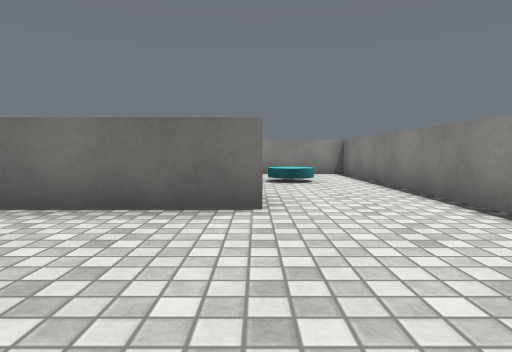
View 1 (above)

13 first-person views from a walk through a 3-D level made in the Unity game engine. The camera is 0.62 m above the floor, tilts 4° down and sees 75° across. The floor is counted in squares, 1 m on a side. Each view is taken from the middle of a square. On the plan, view 1 faces up. The plan holds only what a view shows up to about 10 squares ahead; the rest is blank. The place goes on beyond the plan. The player is left out. Surface patterns are stand-ins for the level's own textures.

View 2
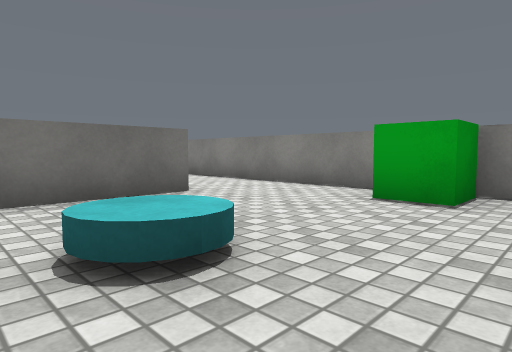

View 3
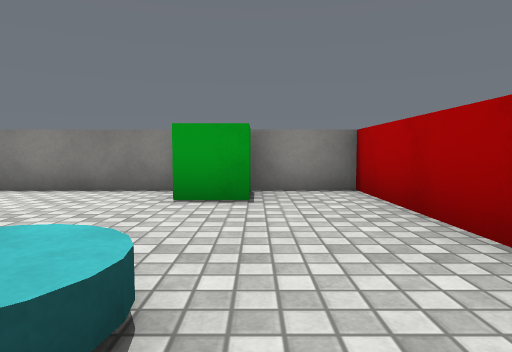

View 4
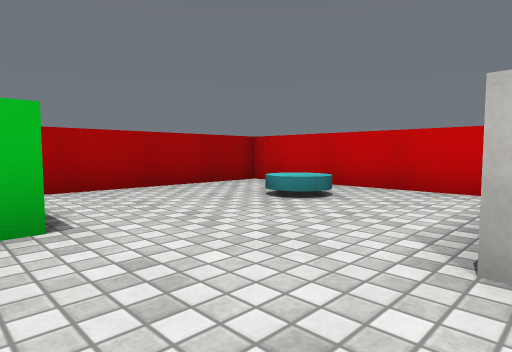

View 5
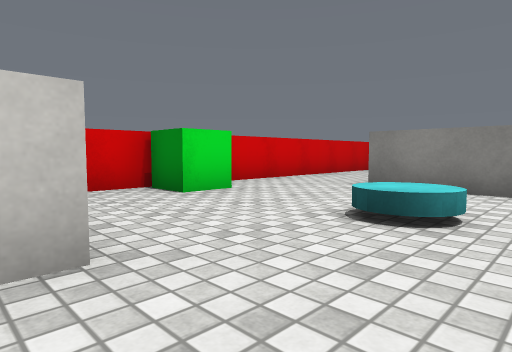

View 6
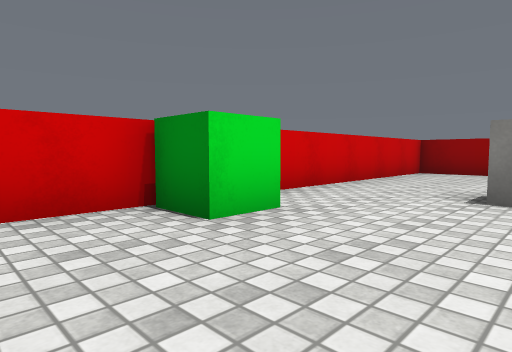

View 7
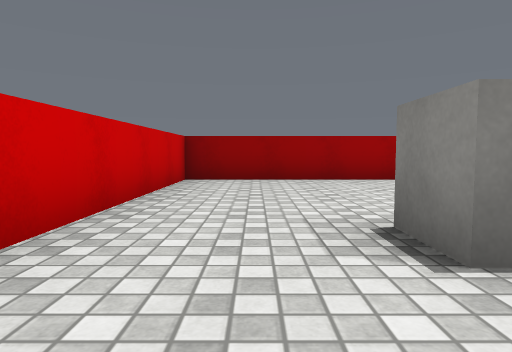

View 8
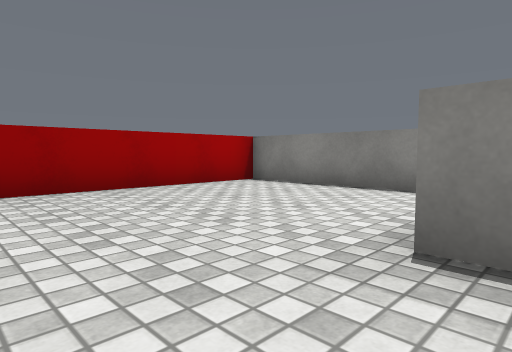

View 9
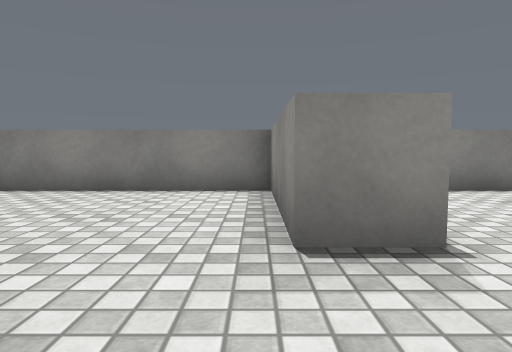

View 10
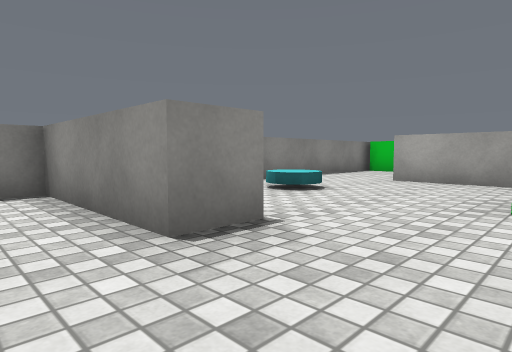

View 11
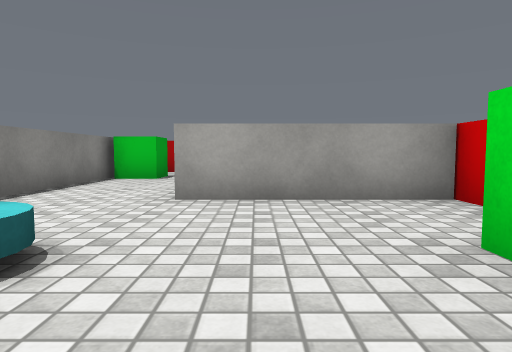

View 12
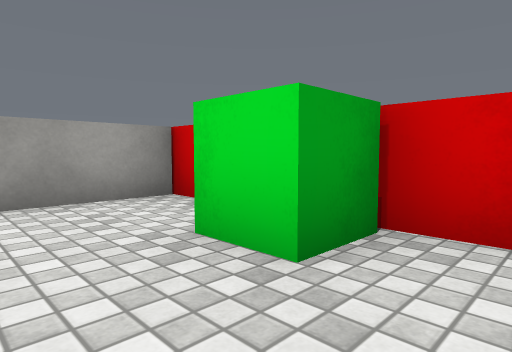

View 13
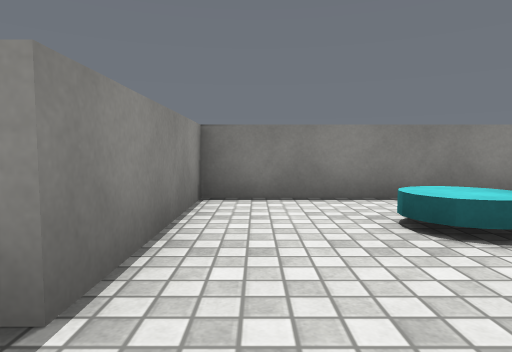

### Floor plan
Ten units are one square. View 1 is at (0, 0); x grows to the right and y downward. Boxes are objects, and circles mark ways between rooms. Rooms are numbered by the first view taken in them; rooms with no view inside come last. Other rooms are left out.
<svg viewBox="-41 -162 72 184">
<path fill="none" stroke="#000" d="M1 -46 1 -36 -29 -36M-36 -30 -36 17 26 17 26 -45M26 -45 26 -98 -8 -98 -8 -107 26 -107 26 -157 -36 -157 -36 -46 1 -46"/>
<rect x="-25" y="-15" width="10" height="10" fill="#bbb"><title>cyan disc</title></rect>
<rect x="15" y="-15" width="10" height="20" fill="#bbb"><title>green cube</title></rect>
<rect x="-35" y="-85" width="10" height="20" fill="#bbb"><title>green cube</title></rect>
<rect x="5" y="-75" width="10" height="10" fill="#bbb"><title>cyan disc</title></rect>
<circle cx="15" cy="-40" r="3" fill="#2a7"/>
<text x="0" y="-10">1</text>
<text x="-10" y="-100">2</text>
</svg>
Room 1 opens to room 2.

Where each view was taken, in squares from view 1:
view 1: 0 up, 0 right, facing up
view 2: 1 down, 3 left, facing up-right
view 3: 0 up, 3 left, facing right
view 4: 4 up, 2 right, facing down-left
view 5: 4 up, 2 right, facing up-left
view 6: 5 up, 0 right, facing up-left
view 7: 8 up, 2 left, facing up
view 8: 10 up, 3 left, facing up-right
view 9: 11 up, 3 left, facing right
view 10: 12 up, 3 left, facing down-right
view 11: 9 up, 1 left, facing down
view 12: 9 up, 1 left, facing down-left
view 13: 9 up, 2 left, facing right
